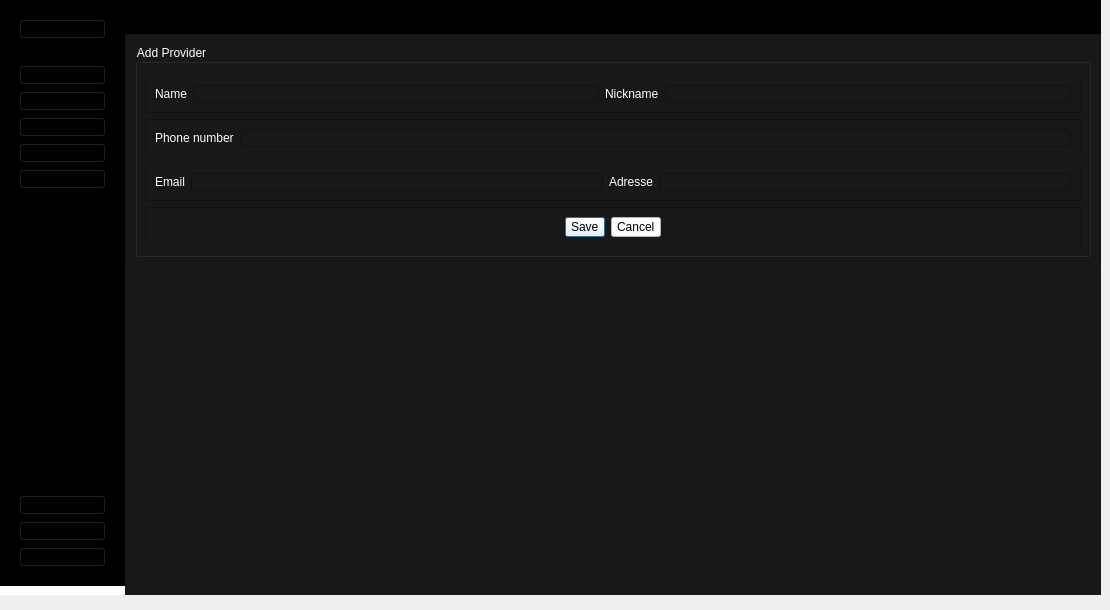
    <widget class="QWidget" name="AddPage">
     <widget class="QWidget" name="centralwidget_2">
      <property name="geometry">
       <rect>
        <x>0</x>
        <y>0</y>
        <width>1101</width>
        <height>601</height>
       </rect>
      </property>
      <property name="styleSheet">
       <string notr="true">*{
padding:0;
margin:0;
}
QPushButton{
	text-align:left;
	padding:2px 5px;
	font: 75 9pt &quot;MS Shell Dlg 2&quot;;
}
#leftMenuSubContainer QPushButton{
	text-align:left;
	padding:5px 10px;
}</string>
      </property>
      <layout class="QFormLayout" name="formLayout_7">
       <property name="horizontalSpacing">
        <number>0</number>
       </property>
       <property name="verticalSpacing">
        <number>0</number>
       </property>
       <property name="leftMargin">
        <number>0</number>
       </property>
       <property name="topMargin">
        <number>0</number>
       </property>
       <property name="rightMargin">
        <number>0</number>
       </property>
       <property name="bottomMargin">
        <number>0</number>
       </property>
       <item row="0" column="0">
        <widget class="QWidget" name="leftMenuContainer_4" native="true">
         <property name="styleSheet">
          <string notr="true">background-color:#FFF;
</string>
         </property>
         <layout class="QVBoxLayout" name="verticalLayout_18">
          <property name="leftMargin">
           <number>0</number>
          </property>
          <property name="topMargin">
           <number>0</number>
          </property>
          <property name="rightMargin">
           <number>0</number>
          </property>
          <item>
           <widget class="QWidget" name="leftMenuSubContainer_4" native="true">
            <property name="styleSheet">
             <string notr="true">background-color:rgb(0, 0, 0);</string>
            </property>
            <layout class="QVBoxLayout" name="verticalLayout_19">
             <item alignment="Qt::AlignTop">
              <widget class="QFrame" name="UserSideMenu_4">
               <property name="frameShape">
                <enum>QFrame::StyledPanel</enum>
               </property>
               <property name="frameShadow">
                <enum>QFrame::Raised</enum>
               </property>
               <layout class="QHBoxLayout" name="horizontalLayout_15">
                <item>
                 <widget class="QPushButton" name="Account_4">
                  <property name="toolTip">
                   <string>User</string>
                  </property>
                  <property name="toolTipDuration">
                   <number>16</number>
                  </property>
                  <property name="text">
                   <string>My account</string>
                  </property>
                  <property name="icon">
                   <iconset>
                    <normalon>icon/user.svg</normalon>
                   </iconset>
                  </property>
                  <property name="iconSize">
                   <size>
                    <width>20</width>
                    <height>20</height>
                   </size>
                  </property>
                 </widget>
                </item>
               </layout>
              </widget>
             </item>
             <item alignment="Qt::AlignTop">
              <widget class="QFrame" name="MainFunctions_4">
               <property name="sizePolicy">
                <sizepolicy hsizetype="Preferred" vsizetype="Preferred">
                 <horstretch>0</horstretch>
                 <verstretch>0</verstretch>
                </sizepolicy>
               </property>
               <property name="frameShape">
                <enum>QFrame::StyledPanel</enum>
               </property>
               <property name="frameShadow">
                <enum>QFrame::Raised</enum>
               </property>
               <layout class="QVBoxLayout" name="verticalLayout_20">
                <item>
                 <widget class="QPushButton" name="HomeBtn_4">
                  <property name="toolTip">
                   <string>Home</string>
                  </property>
                  <property name="text">
                   <string>Home</string>
                  </property>
                  <property name="icon">
                   <iconset>
                    <normaloff>icon/home.svg</normaloff>
                    <normalon>icon/home.svg</normalon>icon/home.svg</iconset>
                  </property>
                  <property name="iconSize">
                   <size>
                    <width>20</width>
                    <height>20</height>
                   </size>
                  </property>
                 </widget>
                </item>
                <item>
                 <widget class="QPushButton" name="DataBtn_4">
                  <property name="toolTip">
                   <string>Data</string>
                  </property>
                  <property name="text">
                   <string>Data</string>
                  </property>
                  <property name="icon">
                   <iconset>
                    <normaloff>icon/database.svg</normaloff>
                    <normalon>icon/database.svg</normalon>icon/database.svg</iconset>
                  </property>
                  <property name="iconSize">
                   <size>
                    <width>20</width>
                    <height>20</height>
                   </size>
                  </property>
                 </widget>
                </item>
                <item>
                 <widget class="QPushButton" name="addeq_3">
                  <property name="styleSheet">
                   <string notr="true">font: 75 9pt &quot;MS Shell Dlg 2&quot;;</string>
                  </property>
                  <property name="text">
                   <string>Add Provider </string>
                  </property>
                  <property name="icon">
                   <iconset>
                    <normaloff>icon/plus.svg</normaloff>icon/plus.svg</iconset>
                  </property>
                  <property name="iconSize">
                   <size>
                    <width>20</width>
                    <height>20</height>
                   </size>
                  </property>
                 </widget>
                </item>
                <item>
                 <widget class="QPushButton" name="PdfBtn_4">
                  <property name="toolTip">
                   <string>Pdf</string>
                  </property>
                  <property name="text">
                   <string>App History</string>
                  </property>
                  <property name="icon">
                   <iconset>
                    <normaloff>icon/clock.svg</normaloff>icon/clock.svg</iconset>
                  </property>
                  <property name="iconSize">
                   <size>
                    <width>20</width>
                    <height>20</height>
                   </size>
                  </property>
                 </widget>
                </item>
                <item>
                 <widget class="QPushButton" name="PdfBtn_8">
                  <property name="toolTip">
                   <string>Pdf</string>
                  </property>
                  <property name="text">
                   <string>Export in TXT</string>
                  </property>
                  <property name="icon">
                   <iconset>
                    <normaloff>icon/printer.svg</normaloff>icon/printer.svg</iconset>
                  </property>
                  <property name="iconSize">
                   <size>
                    <width>20</width>
                    <height>20</height>
                   </size>
                  </property>
                 </widget>
                </item>
                <item>
                 <spacer name="verticalSpacer_22">
                  <property name="orientation">
                   <enum>Qt::Vertical</enum>
                  </property>
                  <property name="sizeHint" stdset="0">
                   <size>
                    <width>20</width>
                    <height>40</height>
                   </size>
                  </property>
                 </spacer>
                </item>
                <item>
                 <spacer name="verticalSpacer_23">
                  <property name="orientation">
                   <enum>Qt::Vertical</enum>
                  </property>
                  <property name="sizeHint" stdset="0">
                   <size>
                    <width>20</width>
                    <height>40</height>
                   </size>
                  </property>
                 </spacer>
                </item>
                <item>
                 <spacer name="verticalSpacer_24">
                  <property name="orientation">
                   <enum>Qt::Vertical</enum>
                  </property>
                  <property name="sizeHint" stdset="0">
                   <size>
                    <width>20</width>
                    <height>40</height>
                   </size>
                  </property>
                 </spacer>
                </item>
                <item>
                 <spacer name="verticalSpacer_25">
                  <property name="orientation">
                   <enum>Qt::Vertical</enum>
                  </property>
                  <property name="sizeHint" stdset="0">
                   <size>
                    <width>20</width>
                    <height>40</height>
                   </size>
                  </property>
                 </spacer>
                </item>
                <item>
                 <spacer name="verticalSpacer_26">
                  <property name="orientation">
                   <enum>Qt::Vertical</enum>
                  </property>
                  <property name="sizeHint" stdset="0">
                   <size>
                    <width>20</width>
                    <height>40</height>
                   </size>
                  </property>
                 </spacer>
                </item>
                <item>
                 <spacer name="verticalSpacer_27">
                  <property name="orientation">
                   <enum>Qt::Vertical</enum>
                  </property>
                  <property name="sizeHint" stdset="0">
                   <size>
                    <width>20</width>
                    <height>40</height>
                   </size>
                  </property>
                 </spacer>
                </item>
                <item>
                 <spacer name="verticalSpacer_28">
                  <property name="orientation">
                   <enum>Qt::Vertical</enum>
                  </property>
                  <property name="sizeHint" stdset="0">
                   <size>
                    <width>20</width>
                    <height>40</height>
                   </size>
                  </property>
                 </spacer>
                </item>
               </layout>
              </widget>
             </item>
             <item alignment="Qt::AlignBottom">
              <widget class="QFrame" name="AppFunction_4">
               <property name="frameShape">
                <enum>QFrame::StyledPanel</enum>
               </property>
               <property name="frameShadow">
                <enum>QFrame::Raised</enum>
               </property>
               <layout class="QVBoxLayout" name="verticalLayout_21">
                <item>
                 <widget class="QPushButton" name="SettingsBtn_4">
                  <property name="toolTip">
                   <string>Settings</string>
                  </property>
                  <property name="text">
                   <string>Settings</string>
                  </property>
                  <property name="icon">
                   <iconset>
                    <normaloff>icon/settings.svg</normaloff>
                    <disabledoff>icon/settings.svg</disabledoff>icon/settings.svg</iconset>
                  </property>
                  <property name="iconSize">
                   <size>
                    <width>20</width>
                    <height>20</height>
                   </size>
                  </property>
                 </widget>
                </item>
                <item>
                 <widget class="QPushButton" name="HelpBtn_4">
                  <property name="toolTip">
                   <string>Help</string>
                  </property>
                  <property name="text">
                   <string>Help</string>
                  </property>
                  <property name="icon">
                   <iconset>
                    <normaloff>icon/help-circle.svg</normaloff>
                    <normalon>icon/help-circle.svg</normalon>icon/help-circle.svg</iconset>
                  </property>
                  <property name="iconSize">
                   <size>
                    <width>20</width>
                    <height>20</height>
                   </size>
                  </property>
                 </widget>
                </item>
                <item>
                 <widget class="QPushButton" name="LogoutBtn_4">
                  <property name="toolTip">
                   <string>Logout</string>
                  </property>
                  <property name="text">
                   <string>Logout</string>
                  </property>
                  <property name="icon">
                   <iconset>
                    <normaloff>icon/log-out.svg</normaloff>
                    <normalon>icon/log-out.svg</normalon>icon/log-out.svg</iconset>
                  </property>
                  <property name="iconSize">
                   <size>
                    <width>20</width>
                    <height>20</height>
                   </size>
                  </property>
                 </widget>
                </item>
               </layout>
              </widget>
             </item>
            </layout>
           </widget>
          </item>
         </layout>
        </widget>
       </item>
       <item row="0" column="1">
        <widget class="QWidget" name="mainBodyContainer_4" native="true">
         <property name="styleSheet">
          <string notr="true">background-color:#181818 ;</string>
         </property>
         <layout class="QFormLayout" name="formLayout_8">
          <property name="horizontalSpacing">
           <number>0</number>
          </property>
          <property name="verticalSpacing">
           <number>0</number>
          </property>
          <property name="leftMargin">
           <number>0</number>
          </property>
          <property name="topMargin">
           <number>0</number>
          </property>
          <property name="rightMargin">
           <number>0</number>
          </property>
          <property name="bottomMargin">
           <number>0</number>
          </property>
          <item row="0" column="0" colspan="2">
           <widget class="QFrame" name="TopBar_4">
            <property name="styleSheet">
             <string notr="true">background-color:rgb(0, 0, 0);</string>
            </property>
            <property name="frameShape">
             <enum>QFrame::StyledPanel</enum>
            </property>
            <property name="frameShadow">
             <enum>QFrame::Raised</enum>
            </property>
            <layout class="QVBoxLayout" name="verticalLayout_22">
             <item>
              <widget class="QLabel" name="Actor_4">
               <property name="styleSheet">
                <string notr="true">font: 75 16pt &quot;MS Shell Dlg 2&quot;;
</string>
               </property>
               <property name="text">
                <string>Provider Manager</string>
               </property>
              </widget>
             </item>
            </layout>
           </widget>
          </item>
          <item row="1" column="0" colspan="2">
           <widget class="QFrame" name="MainContent_4">
            <property name="styleSheet">
             <string notr="true">background-color:#181818 ;</string>
            </property>
            <property name="frameShape">
             <enum>QFrame::StyledPanel</enum>
            </property>
            <property name="frameShadow">
             <enum>QFrame::Raised</enum>
            </property>
            <layout class="QHBoxLayout" name="horizontalLayout_16">
             <item>
              <widget class="QGroupBox" name="groupBox_3">
               <property name="styleSheet">
                <string notr="true">font: 75 12pt &quot;MS Shell Dlg 2&quot;;
color:#fff;
</string>
               </property>
               <property name="title">
                <string>Add Provider</string>
               </property>
               <layout class="QVBoxLayout" name="verticalLayout_23">
                <property name="spacing">
                 <number>6</number>
                </property>
                <property name="topMargin">
                 <number>30</number>
                </property>
                <item>
                 <widget class="QFrame" name="frame_9">
                  <property name="frameShape">
                   <enum>QFrame::StyledPanel</enum>
                  </property>
                  <property name="frameShadow">
                   <enum>QFrame::Raised</enum>
                  </property>
                  <layout class="QHBoxLayout" name="horizontalLayout_17">
                   <item>
                    <widget class="QLabel" name="label_9">
                     <property name="text">
                      <string>Name</string>
                     </property>
                    </widget>
                   </item>
                   <item>
                    <widget class="QLineEdit" name="lineEdit"/>
                   </item>
                   <item>
                    <widget class="QLabel" name="label_20">
                     <property name="text">
                      <string>Nickname</string>
                     </property>
                    </widget>
                   </item>
                   <item>
                    <widget class="QLineEdit" name="lineEdit_11"/>
                   </item>
                  </layout>
                 </widget>
                </item>
                <item>
                 <widget class="QFrame" name="frame_10">
                  <property name="frameShape">
                   <enum>QFrame::StyledPanel</enum>
                  </property>
                  <property name="frameShadow">
                   <enum>QFrame::Raised</enum>
                  </property>
                  <layout class="QHBoxLayout" name="horizontalLayout_18">
                   <item>
                    <widget class="QLabel" name="label_10">
                     <property name="text">
                      <string>Phone number</string>
                     </property>
                    </widget>
                   </item>
                   <item>
                    <widget class="QLineEdit" name="lineEdit_1"/>
                   </item>
                  </layout>
                 </widget>
                </item>
                <item>
                 <widget class="QFrame" name="frame_11">
                  <property name="frameShape">
                   <enum>QFrame::StyledPanel</enum>
                  </property>
                  <property name="frameShadow">
                   <enum>QFrame::Raised</enum>
                  </property>
                  <layout class="QHBoxLayout" name="horizontalLayout_19">
                   <item>
                    <widget class="QLabel" name="label_11">
                     <property name="text">
                      <string>Email</string>
                     </property>
                    </widget>
                   </item>
                   <item>
                    <widget class="QLineEdit" name="lineEdit_2"/>
                   </item>
                   <item>
                    <widget class="QLabel" name="label_12">
                     <property name="text">
                      <string>Adresse</string>
                     </property>
                    </widget>
                   </item>
                   <item>
                    <widget class="QLineEdit" name="lineEdit_3"/>
                   </item>
                  </layout>
                 </widget>
                </item>
                <item>
                 <widget class="QFrame" name="frame_12">
                  <property name="frameShape">
                   <enum>QFrame::StyledPanel</enum>
                  </property>
                  <property name="frameShadow">
                   <enum>QFrame::Raised</enum>
                  </property>
                  <layout class="QHBoxLayout" name="horizontalLayout_20">
                   <item>
                    <widget class="QDialogButtonBox" name="buttonBox_2">
                     <property name="styleSheet">
                      <string notr="true">background-color:#FFF;
color:rgb(0, 0, 0);</string>
                     </property>
                     <property name="standardButtons">
                      <set>QDialogButtonBox::Cancel|QDialogButtonBox::Save</set>
                     </property>
                     <property name="centerButtons">
                      <bool>true</bool>
                     </property>
                    </widget>
                   </item>
                  </layout>
                 </widget>
                </item>
               </layout>
              </widget>
             </item>
            </layout>
           </widget>
          </item>
         </layout>
        </widget>
       </item>
      </layout>
     </widget>
    </widget>
